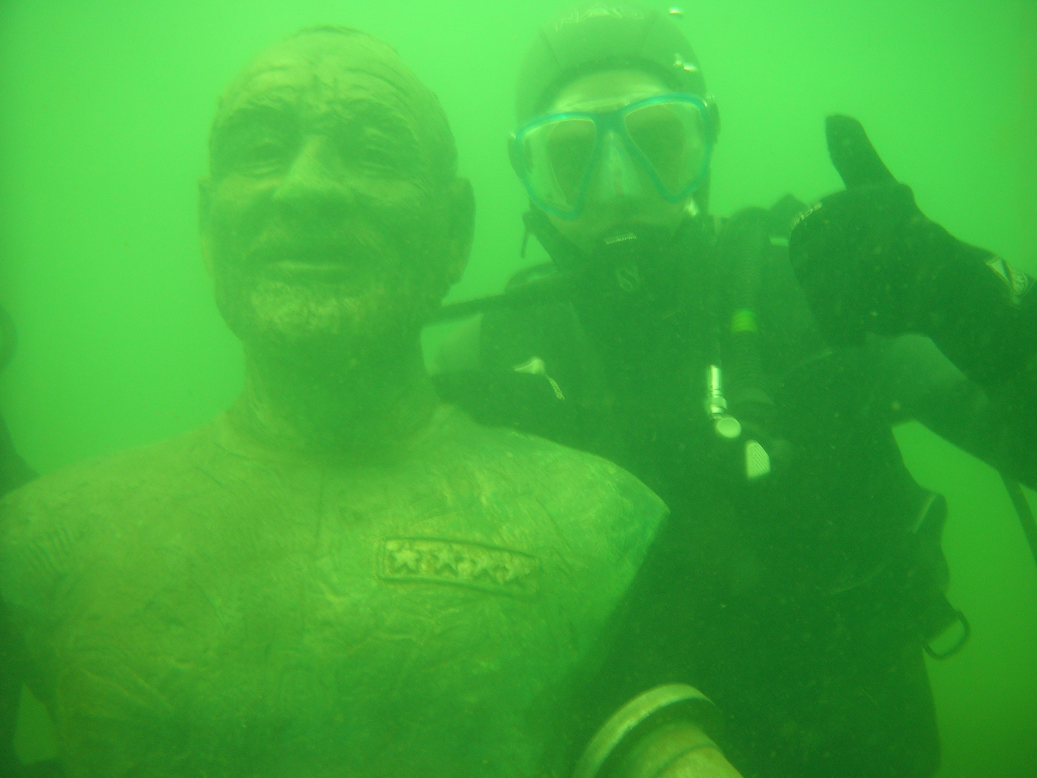
#> input picture uciqe/m906_img_.png, 1037 x 778 px
$ python metric_uciqe.py
#> lines starting #> are read from the running program, lines starting #| are printed output that depends on the picture; long printed decimals are rounded
import numpy as np
import cv2

def getUCIQE(img):
#> called with img = 'm906_img_.png'
    img_BGR = cv2.imread(img)
#> img_BGR is the input picture: shape (778, 1037, 3); mean B, G, R 56.9, 172.3, 64.9
    img_BGR_float = img_BGR.astype("float32") / 255
    # hsv_image = cv2.cvtColor(img_BGR_float, cv2.COLOR_BGR2HSV)
    img_LAB = cv2.cvtColor(img_BGR, cv2.COLOR_BGR2LAB)
#> img_LAB: shape (778, 1037, 3); mean of channels 0, 1, 2 159, 75.6, 176.4
    img_LAB = np.array(img_LAB,dtype=np.float32)
#> img_LAB: shape (778, 1037, 3) float32; mean of channels 0, 1, 2 159, 75.6, 176.6
    # Trained coefficients are c1=0.4680, c2=0.2745, c3=0.2576 according to paper.
    coe_Metric = [0.4680, 0.2745, 0.2576]


    img_lum = img_LAB[:,:,0]/255.0
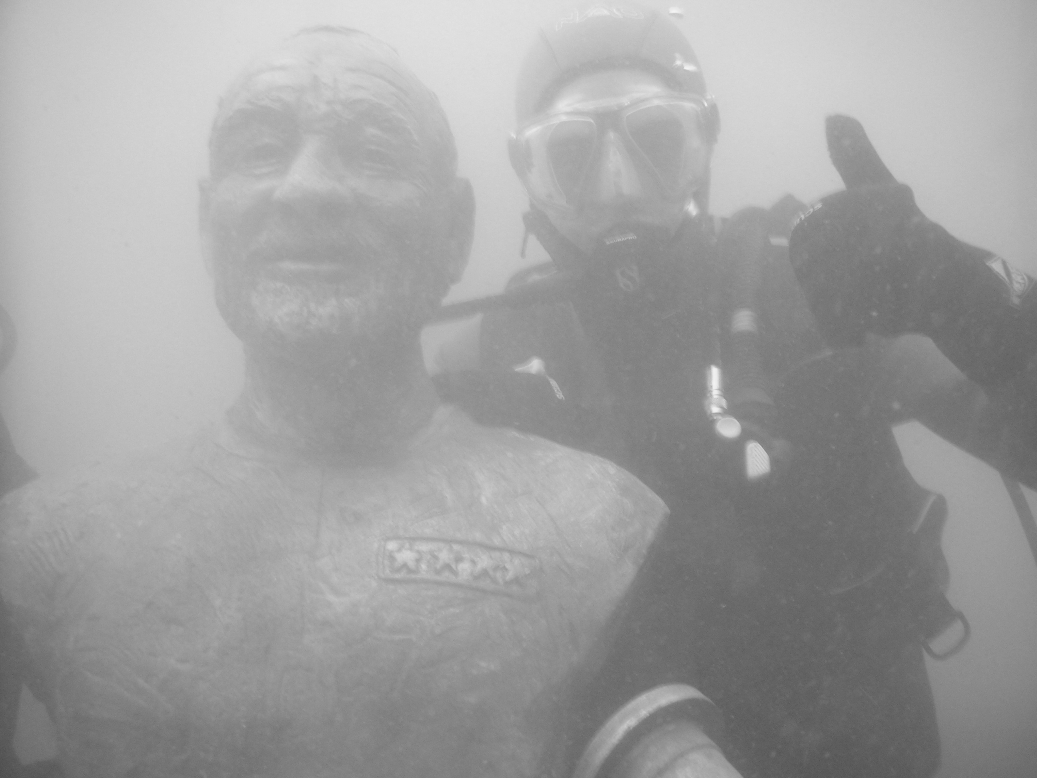
#> img_lum: shape (778, 1037) float32; min 0.298, max 0.953, mean 0.623
    img_a = img_LAB[:,:,1]/255.0
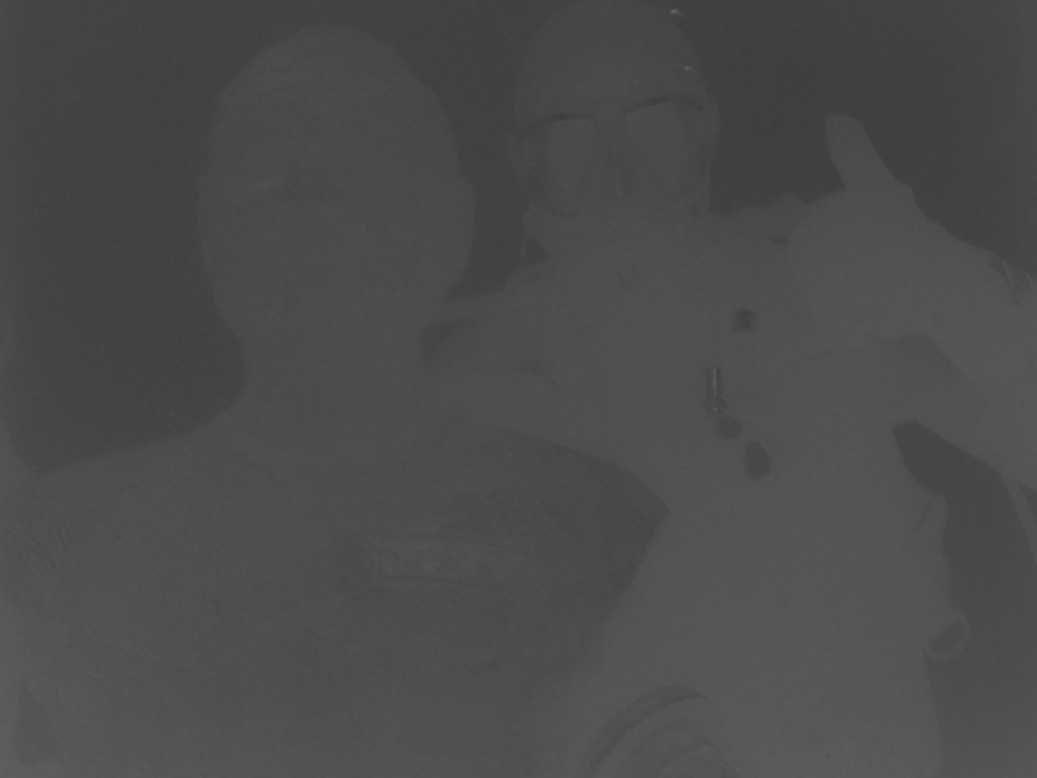
#> img_a: shape (778, 1037) float32; min 0.235, max 0.392, mean 0.296
    img_b = img_LAB[:,:,2]/255.0
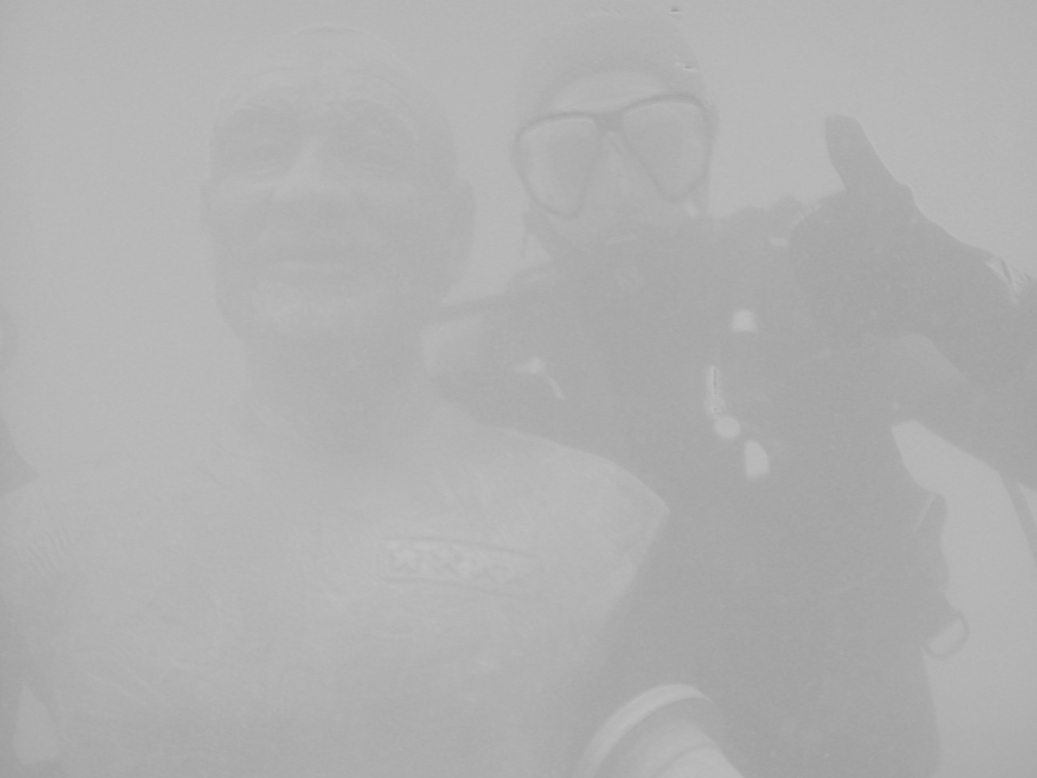
#> img_b: shape (778, 1037) float32; min 0.608, max 0.757, mean 0.692

    # item-1
    chroma = np.sqrt(np.square(img_a)+np.square(img_b))
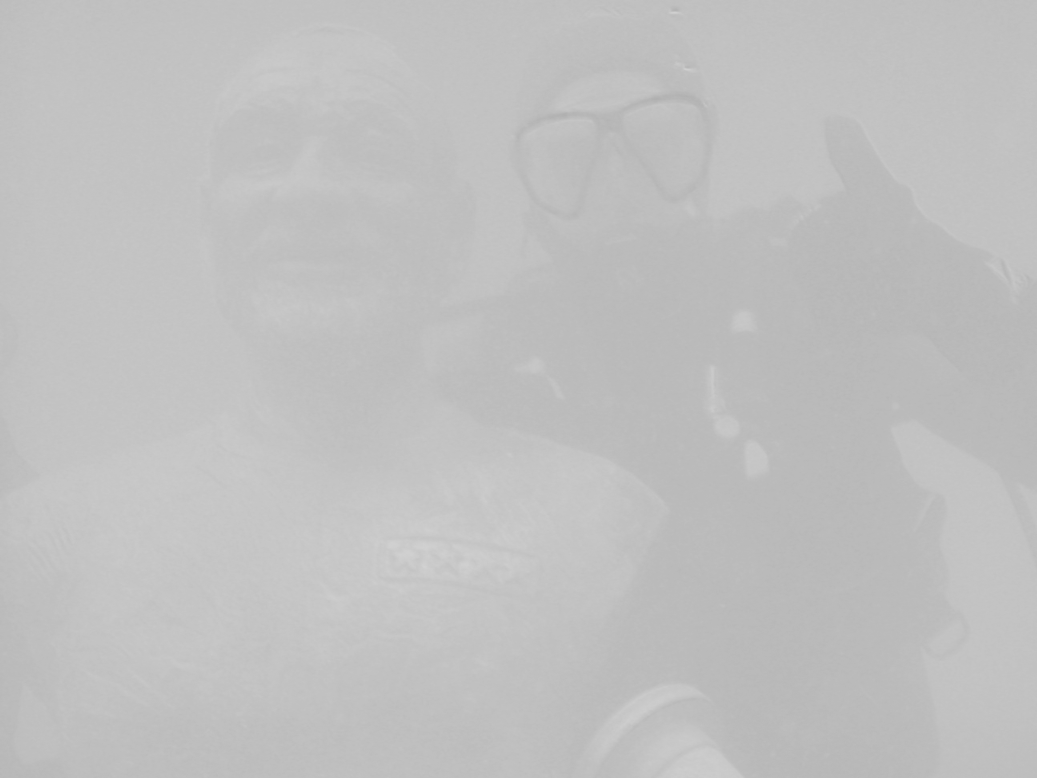
#> chroma: shape (778, 1037) float32; min 0.693, max 0.824, mean 0.753
    sigma_c = np.std(chroma)
#> sigma_c = 0.0164

    # item-2
    img_lum = img_lum.flatten()
    img_lum_sort = np.sort(img_lum)
    length = len(img_lum_sort)
#> length = 806786
    index_1_percent = int(np.round(length * 0.010))
#> index_1_percent = 8068
    index_last_1_percent = int(np.round(length * 0.990))
#> index_last_1_percent = 798718
    bottom_pixels = img_lum_sort[:index_1_percent]
#> bottom_pixels = 8068 values from 0.298 to 0.376
    top_pixels = img_lum_sort[index_last_1_percent:]
#> top_pixels = 8068 values from 0.867 to 0.953
    con_lum = top_pixels.mean() - bottom_pixels.mean()
#> con_lum = 0.514

    # item-3
    chroma = chroma.flatten()
    sat = np.divide(chroma, img_lum, out=np.zeros_like(chroma, dtype=np.float64), where=img_lum!=0)
    avg_sat = np.mean(sat)
#> avg_sat = 1.27


    print(sigma_c, con_lum, avg_sat)
#| 0.0164 0.5142 1.266
    uciqe = sigma_c*coe_Metric[0] + con_lum*coe_Metric[1] + avg_sat*coe_Metric[2]
#> uciqe = 0.475
    return uciqe

if __name__ == '__main__':
    img = 'm906_img_.png'
    uciqe = getUCIQE(img)
#> uciqe = 0.475
    print("UCIQE of image '{0}' = {1}".format(img,uciqe))
#| UCIQE of image 'm906_img_.png' = 0.4749
